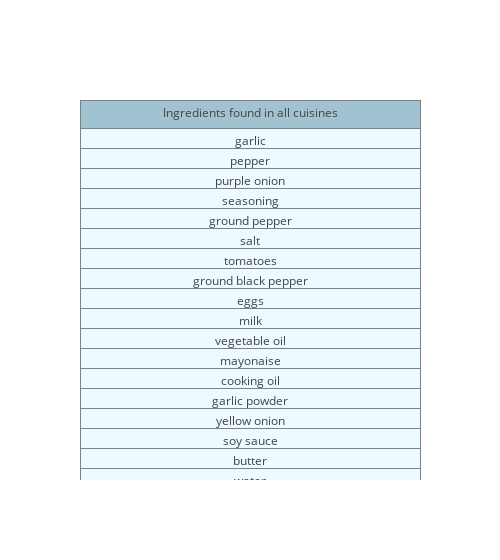

Notebook code for this chart:
### Code cell
trace= go.Table(header=dict(values=['Ingredients found in all cuisines'],
                fill = dict(color='#a1c3d1'),
                align = ['center'] ),
                cells=dict(values=[ingr_all_cuisines],
               fill = dict(color='#EDFAFF'),
               align = ['center']))
layout = dict(width = 500)
data = [trace]
fig = dict(data=data,layout = layout)
iplot(fig, filename = 'styled_table')

### Figure 1 — Plotly figure (JSON) as saved in the notebook; plotly's stock layout.template omitted (floating-point values rounded to 4 significant figures)
{"data": [{"cells": {"align": ["center"], "fill": {"color": "#EDFAFF"}, "values": [["garlic", "pepper", "purple onion", "seasoning", "ground pepper", "salt", "tomatoes", "ground black pepper", "eggs", "milk", "vegetable oil", "mayonaise", "cooking oil", "garlic powder", "yellow onion", "soy sauce", "butter", "water", "black pepper", "shallots", "cayenne pepper", "onions", "lemon juice", "oil", "bay leaf", "sugar", "ground cinnamon", "vanilla extract", "ground ginger", "baking powder", "olive oil", "jalapeno chilies", "white vinegar", "sea salt", "flour", "extra virgin olive oil", "kosher salt", "canola oil", "scallions", "fresh lemon juice", "garlic cloves", "plum tomatoes", "all purpose flour", "cooking spray", "vegetable stock", "sweet potatoes", "red bell pepper", "chicken broth", "chives", "paprika", "heavy cream", "green bell pepper", "carrots", "large eggs", "boiling water", "potatoes", "celery", "green onions", "white sugar", "parsley", "chicken stock", "freshly ground pepper", "bay leaves", "sauce", "chopped onion", "dry white wine", "finely chopped onion", "honey", "unsalted butter", "lemon", "cold water", "ground beef", "coarse salt", "leeks", "tomato paste", "cracked black pepper", "ginger", "brown sugar", "dijon mustard", "warm water", "cayenne", "cinnamon sticks", "granulated sugar", "whole milk", "white onion", "white wine vinegar", "minced garlic", "red wine vinegar", "vegetable broth", "orange", "large egg whites", "long grain rice", "zucchini", "egg whites", "celery ribs", "clove", "beef stock", "button mushrooms", "hot water", "cinnamon", "ketchup", "beef", "cider vinegar", "orange juice", "bread", "beef broth", "peas"]]}, "header": {"align": ["center"], "fill": {"color": "#a1c3d1"}, "values": ["Ingredients found in all cuisines"]}, "type": "table", "uid": "91a2da19-d9e7-4911-b808-3a06f3e4b979"}], "layout": {"width": 500}}
